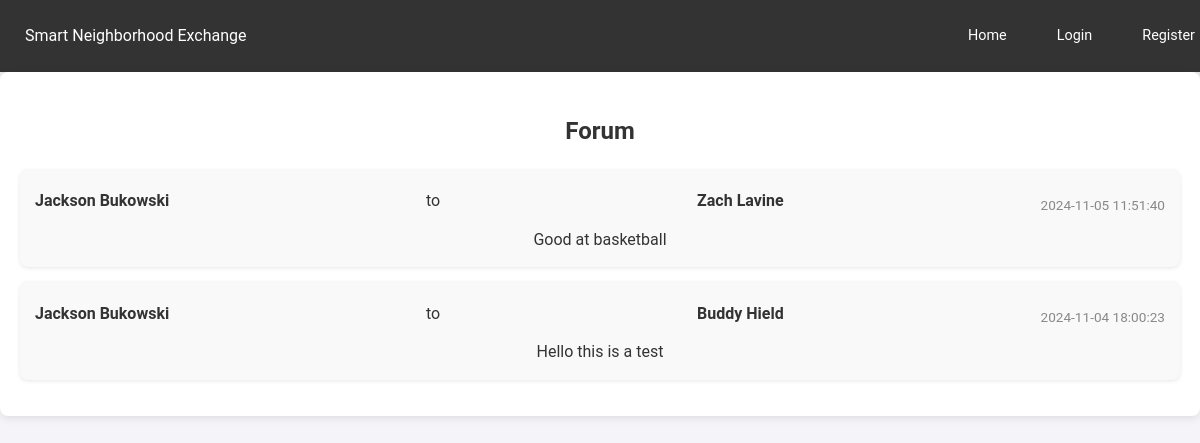
Page /forum on the committed database.
### tables this page shows
CREATE TABLE Message (
    message_id INTEGER PRIMARY KEY AUTOINCREMENT,
    sender_id INTEGER NOT NULL,
    receiver_id INTEGER NOT NULL,
    content TEXT NOT NULL,
    timestamp TEXT NOT NULL,
    FOREIGN KEY (sender_id) REFERENCES User(user_id),
    FOREIGN KEY (receiver_id) REFERENCES User(user_id)
);

CREATE TABLE User (
    user_id INTEGER PRIMARY KEY AUTOINCREMENT,
    name TEXT NOT NULL,
    email TEXT NOT NULL UNIQUE,
    password TEXT NOT NULL,
    profile_image TEXT,
    location TEXT,
    reputation_score INTEGER DEFAULT 0
);

### app.py (the view)
@app.route('/forum')
def forum():
    conn = get_db_connection()
    messages = conn.execute(
        'SELECT Message.content, Message.timestamp, sender.name AS sender_name, receiver.name AS receiver_name '
        'FROM Message '
        'JOIN User AS sender ON Message.sender_id = sender.user_id '
        'JOIN User AS receiver ON Message.receiver_id = receiver.user_id '
        'ORDER BY Message.timestamp DESC'
    ).fetchall()
    conn.close()
    return render_template('forum.html', messages=messages)

### app.py (called while the page is built)
def get_db_connection():
    conn = sqlite3.connect('smart_neighborhood.db')
    conn.row_factory = sqlite3.Row  # To access columns by name
    return conn

### templates/forum.html (shortened to what this page needs)
{% include 'nav.html' %}
<!DOCTYPE html>
<html lang="en">
<head>
    <link rel="stylesheet" href="{{ url_for('static', filename='css/style.css') }}">
</head>
<body>
    <div class="container">
        <h2>Forum</h2>
        <section class="message-section">
            {% if messages %}
                <ul class="message-list">
                    {% for message in messages %}
                        <li class="message-item">
                            <div class="message-header">
                                <strong>{{ message['sender_name'] }}</strong> to <strong>{{ message['receiver_name'] }}</strong>
                                <span class="message-timestamp">{{ message['timestamp'] }}</span>
                            </div>
                            <p>{{ message['content'] }}</p>
                        </li>
                    {% endfor %}
                </ul>
            {% else %}
                <p>No messages available.</p>
            {% endif %}
        </section>
    </div>
</body>
</html>

### static/css/style.css (style rules this page uses)
body { font-family: 'Arial', sans-serif; background-color: #f4f4f9; color: #333; margin: 0; padding: 0; }
.container { max-width: 1200px; margin: 0 auto; padding: 20px; background-color: #fff; border-radius: 8px; box-shadow: 0 2px 8px rgba(0, 0, 0, 0.1); text-align: center; }
h2, h3 { text-align: center; margin-bottom: 20px; }
p { margin: 10px 0; }
body { font-family: 'Roboto', sans-serif; background-color: #f4f4f9; color: #333; margin: 0; padding: 0; line-height: 1.6; }
.message-timestamp, .listing-date { display: block; font-size: 0.85em; color: #888; margin-top: 10px; }
strong { color: #333; }
.message-section { margin-top: 20px; }
.message-list { list-style: none; padding: 0; }
.message-item { background-color: #f9f9f9; padding: 15px; margin-bottom: 15px; border-radius: 8px; box-shadow: 0 1px 4px rgba(0, 0, 0, 0.1); }
.message-header { display: flex; justify-content: space-between; align-items: center; margin-bottom: 10px; }
.message-timestamp { font-size: 0.85em; color: #888; }
p { margin: 0; }

### rows in the picture
Message: sender_name "Jackson Bukowski", receiver_name "Zach Lavine", timestamp "2024-11-05 11:51:40", content "Good at basketball"
Message: sender_name "Jackson Bukowski", receiver_name "Buddy Hield", timestamp "2024-11-04 18:00:23", content "Hello this is a test"
